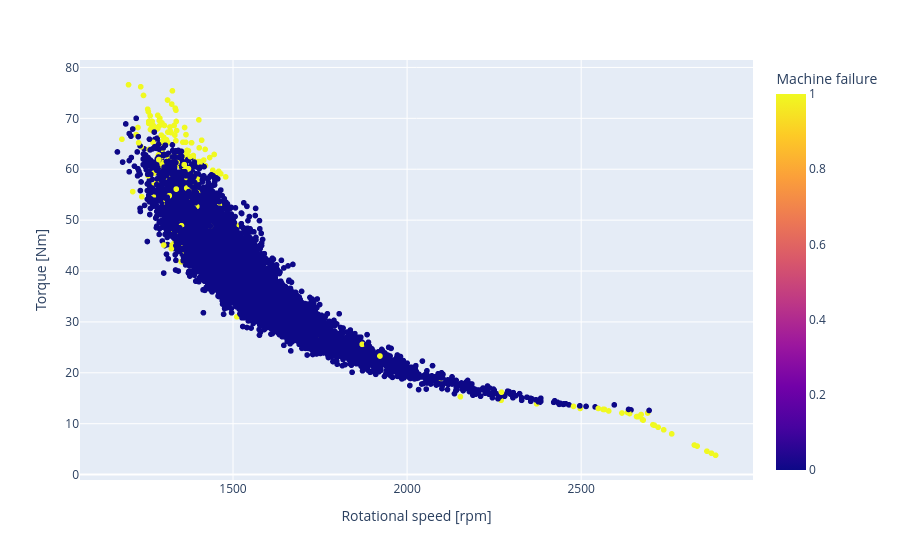

The notebook cell this image was saved under:
### Code cell
fig = px.scatter(
    df,
    x="Rotational speed [rpm]",
    y="Torque [Nm]",
    color="Machine failure",
    hover_data=["Type"]
)

fig.show()

### Figure 1 — Plotly figure (JSON) as saved in the notebook; plotly's stock layout.template omitted (floating-point values rounded to 4 significant figures; data arrays with more than 128 entries replaced by an {"elided": "..."} marker saying what was removed)
{"data": [{"customdata": {"elided": "10000x1 str values"}, "hovertemplate": "Rotational speed [rpm]=%{x}<br>Torque [Nm]=%{y}<br>Type=%{customdata[0]}<br>Machine failure=%{marker.color}<extra></extra>", "legendgroup": "", "marker": {"color": {"elided": "10000 int values"}, "coloraxis": "coloraxis", "symbol": "circle"}, "mode": "markers", "name": "", "showlegend": false, "type": "scattergl", "x": {"elided": "10000 int values"}, "xaxis": "x", "y": {"elided": "10000 float values"}, "yaxis": "y"}], "layout": {"coloraxis": {"colorbar": {"title": {"text": "Machine failure"}}, "colorscale": [[0, "#0d0887"], [0.1111, "#46039f"], [0.2222, "#7201a8"], [0.3333, "#9c179e"], [0.4444, "#bd3786"], [0.5556, "#d8576b"], [0.6667, "#ed7953"], [0.7778, "#fb9f3a"], [0.8889, "#fdca26"], [1, "#f0f921"]]}, "legend": {"tracegroupgap": 0}, "margin": {"t": 60}, "xaxis": {"anchor": "y", "domain": [0, 1], "title": {"text": "Rotational speed [rpm]"}}, "yaxis": {"anchor": "x", "domain": [0, 1], "title": {"text": "Torque [Nm]"}}}}
